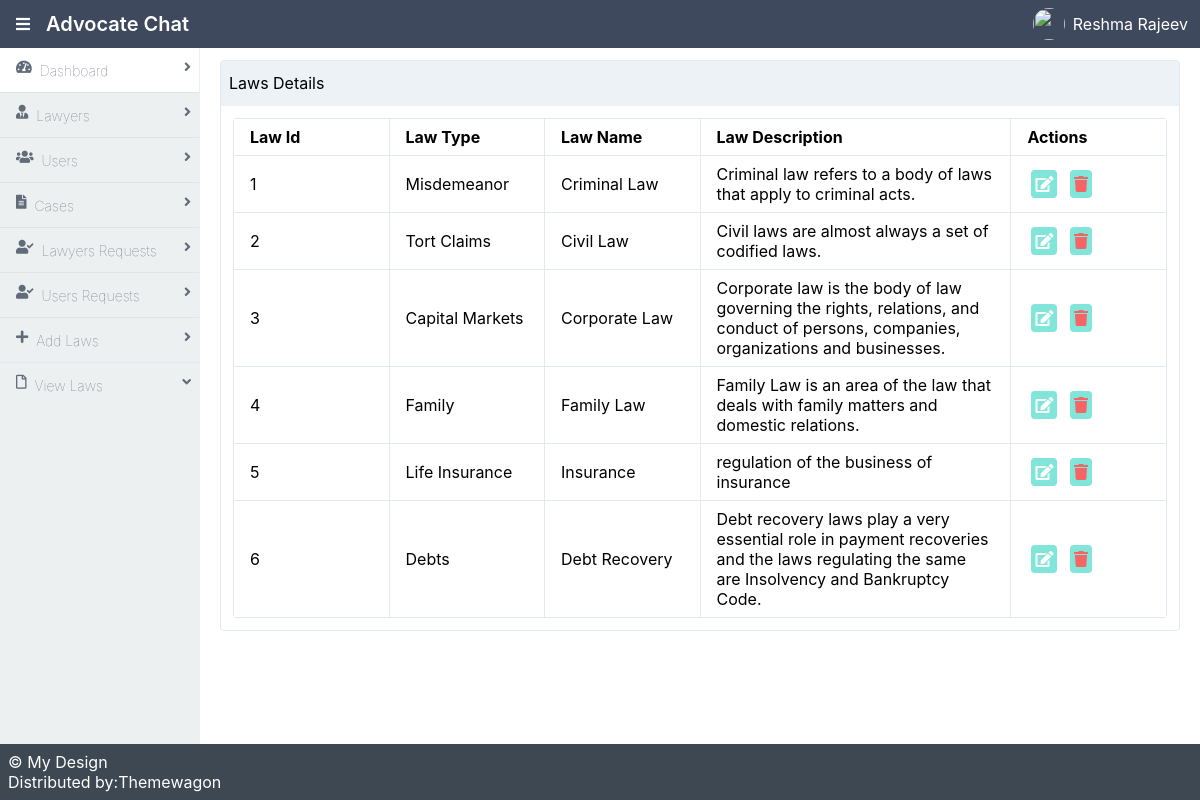
Screenshot of /ViewLaw with the database file from the repository.
### AdminApp/models.py (models this page shows)
class LawsDB(models.Model):
    id = models.AutoField(primary_key=True)
    type = models.CharField(max_length=20)
    name = models.CharField(max_length=20)
    desc = models.TextField(max_length=800,default='')

### AdminApp/views.py (the view)
# urls.py: path('ViewLaw', views.ViewLaw, name='ViewLaw'),
def ViewLaw(request):
    data = LawsDB.objects.all()
    return render(request,'ViewLaw.html',{'data':data})

### AdminApp/templates/ViewLaw.html (shortened to what this page needs)
{% extends 'Admin.html' %}
            {% block content %}
            <main class="bg-white-500 flex-1 p-3 overflow-hidden">
                <div class="flex flex-col">
                    <div class="flex flex-1  flex-col md:flex-row lg:flex-row mx-2">
                        <div class="mb-2 border-solid border-gray-300 rounded border shadow-sm w-full">
                            <div class="bg-gray-200 px-2 py-3 border-solid border-gray-200 border-b">
                                Laws Details
                            </div>
                            <div class="p-3">
                                <table class="table-responsive w-full rounded">
                                    <thead>
                                      <tr>
                                        <th class="border w-1/6 px-4 py-2">Law Id</th>
                                        <th class="border w-1/6 px-4 py-2">Law Type</th>
                                        <th class="border w-1/6 px-4 py-2">Law Name</th>
                                        <th class="border w-1/3 px-4 py-2">Law Description</th>
                                        <th class="border w-1/3 px-4 py-2">Actions</th>
                                      </tr>
                                    </thead>
                                    <tbody>
                                        {% for i in data %}
                                        <tr>
                                            <td class="border px-4 py-2">{{forloop.counter}}</td>
                                            <td class="border px-4 py-2">{{i.type}}</td>
                                            <td class="border px-4 py-2">{{i.name}}</td>
                                            <td class="border px-4 py-2">{{i.desc}}</td>
                                            <td class="border px-4 py-2">
                                                <a href="{% url 'edit' eid=i.id %}" class="bg-teal-300 cursor-pointer rounded p-1 mx-1 text-white">
                                                        <i class="fas fa-edit"></i></a>
                                                <a href="{% url 'delete' id=i.id %}" class="bg-teal-300 cursor-pointer rounded p-1 mx-1 text-red-500">
                                                        <i class="fas fa-trash"></i>
                                                </a>
                                            </td>
                                        </tr>
                                    </tbody>
                                    {% endfor %}
                                </table>
                            </div>
                        </div>
                    </div>
                </div>
            </main>
            {% endblock %}

### rows the page displays
LawsDB: type "Misdemeanor", name "Criminal Law", desc "Criminal law refers to a body of laws that apply to criminal acts."
LawsDB: type "Tort Claims", name "Civil Law", desc "Civil laws are almost always a set of codified laws."
LawsDB: type "Capital Markets", name "Corporate Law", desc "Corporate law is the body of law governing the rights, relations, and conduct of persons, companies, organizations and businesses."
LawsDB: type "Family", name "Family Law", desc "Family Law is an area of the law that deals with family matters and domestic relations."
LawsDB: type "Life Insurance", name "Insurance", desc "regulation of the business of insurance"
LawsDB: type "Debts", name "Debt Recovery", desc "Debt recovery laws play a very essential role in payment recoveries and the laws regulating the same are Insolvency and Bankruptcy Code."
